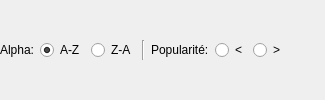
        <widget class="QWidget" name="widget_5" native="true">
         <layout class="QGridLayout" name="gridLayout_13">
          <property name="leftMargin">
           <number>0</number>
          </property>
          <property name="topMargin">
           <number>0</number>
          </property>
          <property name="rightMargin">
           <number>0</number>
          </property>
          <property name="bottomMargin">
           <number>0</number>
          </property>
          <item row="0" column="5">
           <widget class="QRadioButton" name="rbSortPopI">
            <property name="text">
             <string>&lt;</string>
            </property>
           </widget>
          </item>
          <item row="0" column="2">
           <widget class="QRadioButton" name="rbSortZA">
            <property name="text">
             <string>Z-A</string>
            </property>
           </widget>
          </item>
          <item row="0" column="7">
           <spacer name="horizontalSpacer">
            <property name="orientation">
             <enum>Qt::Horizontal</enum>
            </property>
            <property name="sizeHint" stdset="0">
             <size>
              <width>40</width>
              <height>20</height>
             </size>
            </property>
           </spacer>
          </item>
          <item row="0" column="0">
           <widget class="QLabel" name="label_42">
            <property name="text">
             <string>Alpha:</string>
            </property>
           </widget>
          </item>
          <item row="0" column="1">
           <widget class="QRadioButton" name="rbSortAZ">
            <property name="text">
             <string>A-Z</string>
            </property>
            <property name="checked">
             <bool>true</bool>
            </property>
           </widget>
          </item>
          <item row="0" column="6">
           <widget class="QRadioButton" name="rbSortPopS">
            <property name="text">
             <string>&gt;</string>
            </property>
           </widget>
          </item>
          <item row="0" column="4">
           <widget class="QLabel" name="label_40">
            <property name="text">
             <string>Popularité:</string>
            </property>
           </widget>
          </item>
          <item row="0" column="3">
           <widget class="Line" name="line_20">
            <property name="orientation">
             <enum>Qt::Vertical</enum>
            </property>
           </widget>
          </item>
         </layout>
        </widget>
